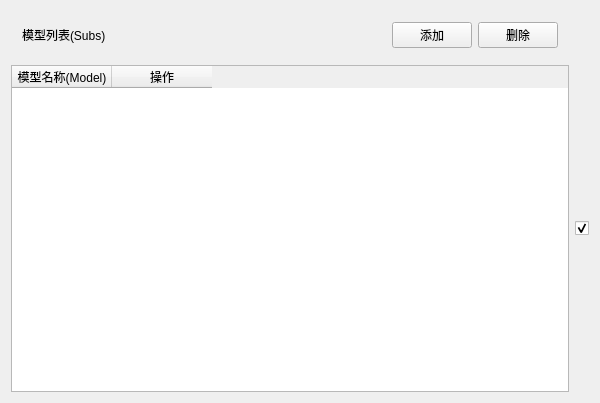
<?xml version="1.0" encoding="UTF-8"?>
<ui version="4.0">
 <class>CTcpEdgeTestDataView_GetDataSubs</class>
 <widget class="QWidget" name="CTcpEdgeTestDataView_GetDataSubs">
  <property name="geometry">
   <rect>
    <x>0</x>
    <y>0</y>
    <width>600</width>
    <height>403</height>
   </rect>
  </property>
  <property name="sizePolicy">
   <sizepolicy hsizetype="Preferred" vsizetype="Preferred">
    <horstretch>0</horstretch>
    <verstretch>0</verstretch>
   </sizepolicy>
  </property>
  <property name="minimumSize">
   <size>
    <width>0</width>
    <height>200</height>
   </size>
  </property>
  <property name="windowTitle">
   <string>CTcpEdgeTestDataView_DataSubs</string>
  </property>
  <layout class="QGridLayout" name="gridLayout">
   <item row="1" column="0">
    <widget class="QWidget" name="widget" native="true">
     <layout class="QHBoxLayout" name="horizontalLayout">
      <item>
       <widget class="QLabel" name="label">
        <property name="text">
         <string>模型列表(Subs)</string>
        </property>
       </widget>
      </item>
      <item>
       <spacer name="horizontalSpacer">
        <property name="orientation">
         <enum>Qt::Horizontal</enum>
        </property>
        <property name="sizeHint" stdset="0">
         <size>
          <width>40</width>
          <height>20</height>
         </size>
        </property>
       </spacer>
      </item>
      <item>
       <widget class="QPushButton" name="btnAdd">
        <property name="text">
         <string>添加</string>
        </property>
        <property name="icon">
         <iconset resource="../../../../TcpEdgeServer/TcpEdgeServer.qrc">
          <normaloff>:/Resources/add.png</normaloff>:/Resources/add.png</iconset>
        </property>
       </widget>
      </item>
      <item>
       <widget class="QPushButton" name="btnDelete">
        <property name="text">
         <string>删除</string>
        </property>
        <property name="icon">
         <iconset resource="../../../../TcpEdgeServer/TcpEdgeServer.qrc">
          <normaloff>:/Resources/delete.png</normaloff>:/Resources/delete.png</iconset>
        </property>
       </widget>
      </item>
     </layout>
    </widget>
   </item>
   <item row="2" column="0">
    <widget class="QTableWidget" name="_Subs_">
     <property name="sizePolicy">
      <sizepolicy hsizetype="Preferred" vsizetype="Expanding">
       <horstretch>0</horstretch>
       <verstretch>0</verstretch>
      </sizepolicy>
     </property>
     <property name="selectionMode">
      <enum>QAbstractItemView::SingleSelection</enum>
     </property>
     <property name="selectionBehavior">
      <enum>QAbstractItemView::SelectRows</enum>
     </property>
     <column>
      <property name="text">
       <string>模型名称(Model)</string>
      </property>
     </column>
     <column>
      <property name="text">
       <string>操作</string>
      </property>
     </column>
    </widget>
   </item>
   <item row="2" column="1">
    <widget class="QCheckBox" name="__Subs__">
     <property name="text">
      <string/>
     </property>
     <property name="checked">
      <bool>true</bool>
     </property>
    </widget>
   </item>
  </layout>
 </widget>
 <layoutdefault spacing="6" margin="11"/>
 <resources>
  <include location="../../../../TcpEdgeServer/TcpEdgeServer.qrc"/>
 </resources>
 <connections/>
</ui>
